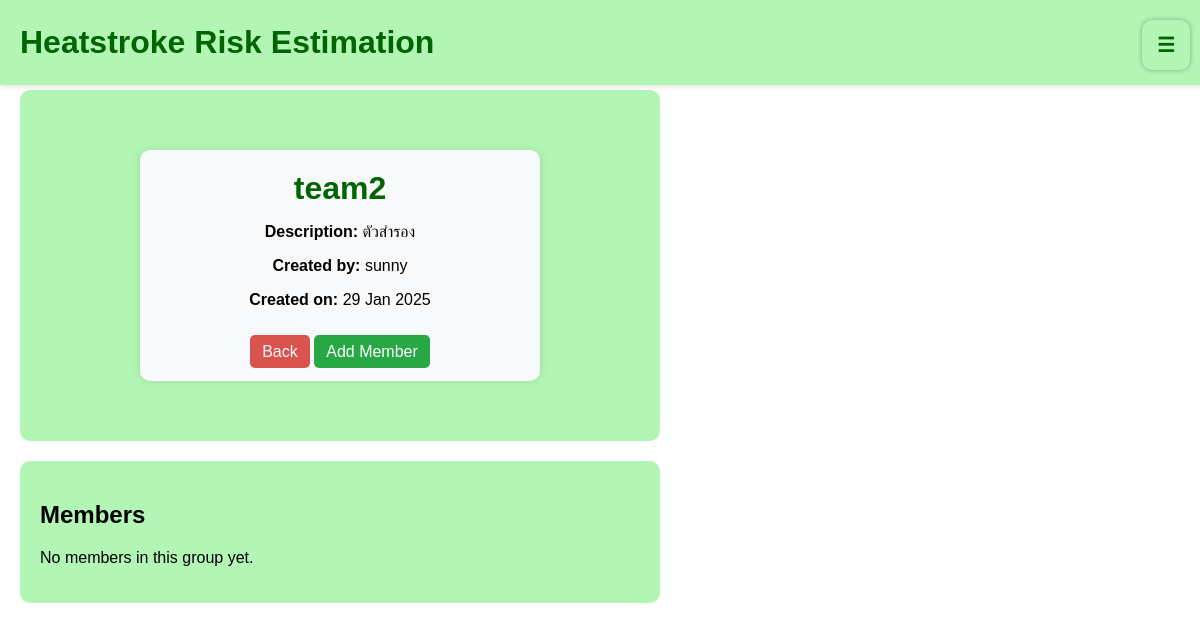
Page /group/1/ (signed in) on the earlier database version.
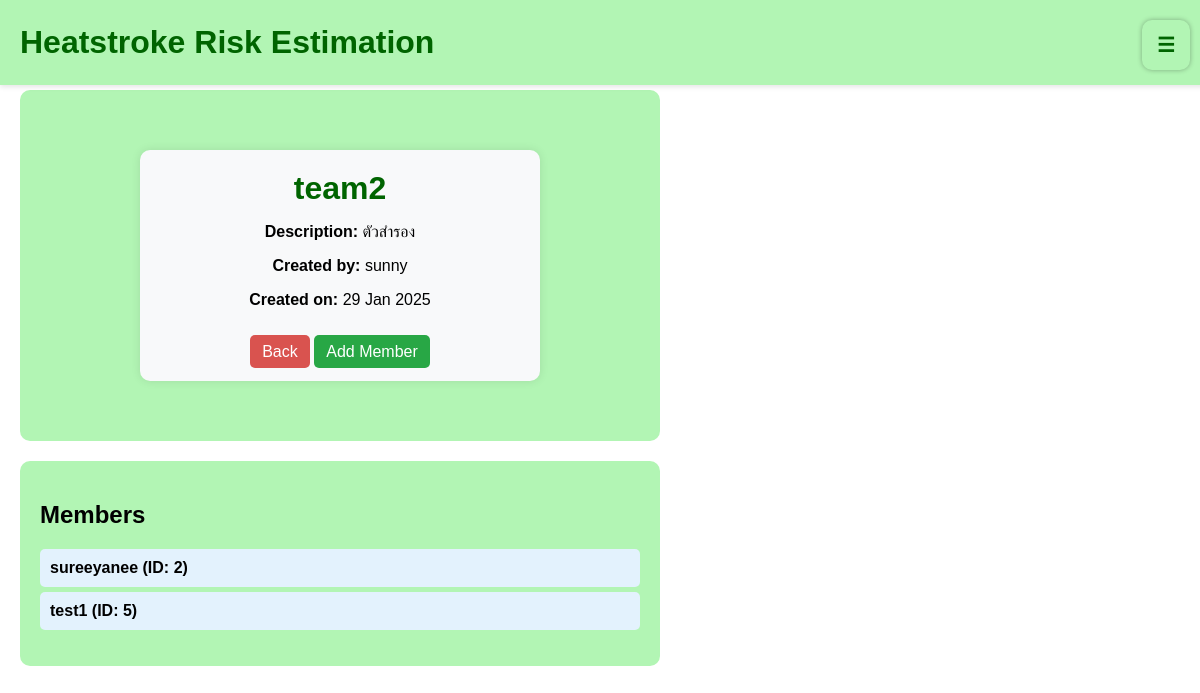
Same page on the later database version.
### level/models.py (models this page shows, shortened)
class CustomUser(AbstractUser):
    ROLE_CHOICES = [
        ("site_admin", "Site Admin"),     # ผู้ดูแลเว็บไซต์
        ("group_admin", "Group Admin"),  # ผู้ดูแลกลุ่ม
        ("member", "Member"),            # สมาชิกกลุ่ม
    ]
    role = models.CharField(max_length=15, choices=ROLE_CHOICES, default="member")
    groups = models.ManyToManyField(
        "GroupModel",
        related_name="group_members",  # ✅ เปลี่ยน related_name เพื่อไม่ให้ชนกับ GroupModel
        blank=True
    )

### level/views.py (the view)
# urls.py: path("group/<int:group_id>/", view_group, name="view_group"),
@login_required
def view_group(request, group_id):
    group = get_object_or_404(GroupModel, id=group_id)  # ✅ ดึงข้อมูลกลุ่ม
    members = group.members.all()  # ✅ เปลี่ยนจาก user_groups เป็น members
    return render(request, "view_group.html", {"group": group, "members": members})

### templates/view_group.html (shortened to what this page needs)
{% extends "base.html" %}
{% load static %}
{% block style %}
    <link rel="stylesheet" href="{% static 'css/style.css' %}">
{% endblock %}
{% block content %}
        <div class="group-details">
            <h1>{{ group.name }}</h1>
            <p><strong>Description:</strong> {{ group.description }}</p>
            <p><strong>Created by:</strong> {{ group.created_by.username }}</p>
            <p><strong>Created on:</strong> {{ group.created_at|date:"d M Y" }}</p>
            <br>
            <a href="{% url 'group_admin_dashboard' %}" class="btn-back-home">Back</a>
            <a href="{% url 'add_member' group.id %}" class="btn-join-group">Add Member</a>
        </div>
{% endblock %}
{% block content2 %}
    <div class="member-container">
        <h2>Members</h2>
        <ul class="member-list">
            {% for member in members %}
                <li>{{ member.username }} (ID: {{ member.id }})</li>
            {% empty %}
                <p>No members in this group yet.</p>
            {% endfor %}
        </ul>
    </div>
{% endblock %}

Differences in the rows shown:
now on this page (row edited): CustomUser: username "sureeyanee", id "2"
now on this page (row unchanged): CustomUser: username "test1", id "5"
Other differences:
text no longer shown: "No members in this group yet."
